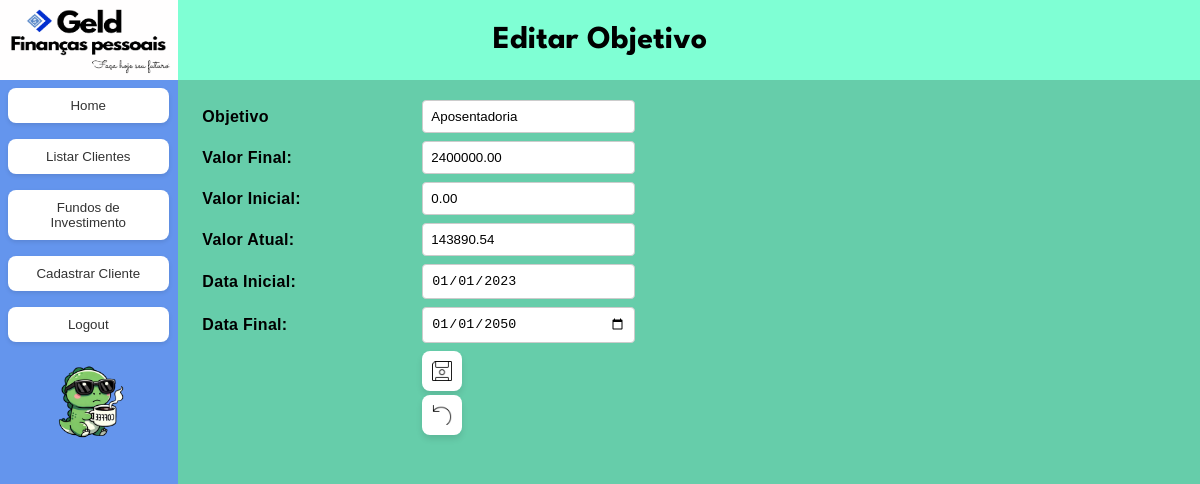
The page /objetivo/4/edit (signed in) on the database its author committed.
### app/models/geld_models.py (models this page shows, shortened)
class Objetivo(Base):
    __tablename__ = 'objetivos'
    id = Column(Integer, primary_key = True)
    cliente_id = Column(Integer, ForeignKey('clientes.id'), nullable = False)
    nome_objetivo = Column(String, nullable =False)
    valor_final = Column(Numeric(15,2), nullable = False)
    valor_real = Column(Numeric(15,2), nullable = False)
    valor_inicial = Column(Numeric(15,2), nullable = False)
    data_inicial = Column(DateTime, nullable = False)
    data_final = Column(DateTime, nullable = False)
    cliente = relationship("Cliente", back_populates = "objetivos")

### app/routes/objetivo.py (the view, shortened to what this page needs)
@objetivo_bp.route('/objetivo/<int:objetivo_id>/edit', methods=['GET', 'POST'])
@login_required
def edit_objetivo(objetivo_id):
    try:
        db = create_session()
        global_service = GlobalServices(db)
        if request.method == 'GET':
            objetivo = global_service.get_by_id(Objetivo, objetivo_id)
            print(f"Objetivo encontrado: {objetivo.id}")
            if not objetivo:
                flash('Objetivo não encontrado.')
                return redirect(url_for('objetivo.listar_objetivos'))
            cliente = global_service.get_by_id(Cliente, objetivo.cliente_id)
            print(f"Cliente encontrado: {cliente.nome}")
            return render_template('objetivo/edit_objetivo.html', objetivo=objetivo,  cliente=cliente)
    finally:
        db.close()

### app/models/geld_models.py (called while the page is built)
def create_session():
    engine = create_engine(DATABASE_URL)
    Session = sessionmaker(bind = engine)
    return Session()

### app/services/global_services.py (called while the page is built)
def login_required(f):
    @wraps(f)
    def decorated_function(*args, **kwargs):
        if 'logged_in' not in session:
            return redirect(url_for('auth.login'))
        return f(*args, **kwargs)
    return decorated_function

    def get_by_id(self, model_class: Type[class_set], instance_id: int)-> Optional[class_set]:
        try:
            return self.db.query(model_class).filter(model_class.id == instance_id).first()
        except Exception as e:
            raise e

### app/templates/objetivo/edit_objetivo.html (shortened to what this page needs)
{% extends "base.html" %}
{% block header %}Editar Objetivo{% endblock %}
{% block content %}
<div class="center">
    <form method="POST" action="{{ url_for('objetivo.edit_objetivo', objetivo_id=objetivo.id) }}">
        <div class="label">
            <label for="nome_objetivo">Objetivo</label>
            <input type="text" id="nome_objetivo" name="nome_objetivo" value="{{ objetivo.nome_objetivo }}" required>
        </div>
        <div class="label">
            <label for="valor_final">Valor Final:</label>
            <input type="number" step="0.01" id="valor_final" name="valor_final" value="{{ objetivo.valor_final }}" required>
        </div>
        <div class="label">
            <label for="valor_inicial">Valor Inicial:</label>
            <input type="number" step="0.01" id="valor_inicial" name="valor_inicial" value="{{ objetivo.valor_inicial }}" readonly>
        </div>
        <div class="label">
            <label for="valor_real">Valor Atual:</label>
            <input type="number" step="0.01" id="valor_real" name="valor_real" value="{{ objetivo.valor_real }}" required>
        </div>
        <div class="label">
            <label for="data_inicial">Data Inicial: </label>
            <input type="date" id="data_inicial" name="data_inicial" value="{{ objetivo.data_inicial.strftime('%Y-%m-%d') }}" readonly>
        </div>
        <div class="label">
            <label for="data_final">Data Final: </label>
            <input type="date" id="data_final" name="data_final" value="{{ objetivo.data_final.strftime('%Y-%m-%d') }}" required>
        </div>
        <div class="label" style="margin-top: 20px;">
            <label></label>
            <div>
                <button type="submit" class="smlBtn"><img src="{{ url_for('static', filename='icons/save.png') }}" class="sml-btn-icon"></button>
                <button type="button" class="smlBtn" onclick="window.location.href=`{{ url_for('objetivo.listar_objetivos', cliente_id=cliente.id) }}`">
                <img src="{{ url_for('static', filename='icons/back.png') }}" class="sml-btn-icon"></button>
            </div>
    </form>
</div>
{% endblock %}

### app/static/styles.css (style rules this page uses)
.center { background-color: mediumaquamarine; position: fixed; padding-left: 2%; padding-top: 1%; top: 10%; left: calc(10vh * (903 / 405)); width: calc(100% - (10vh * (903 / 405))); height: 90%; overflow-y: scroll; font-family: 'Poppins', sans-serif; letter-spacing: 0.3px; box-sizing: border-box; }
form { display: table; border-collapse: separate; border-spacing: 0 .5rem; }
.label { display: table-row; }
.label label { display: table-cell; width: 200px; padding-right: 20px; vertical-align: middle; font-weight: bold; }
.label input, .label select { display: table-cell; width: 100%; padding: 8px; border: 1px solid #ccc; border-radius: 4px; }
.smlBtn { background-color: #ffffff; border: none; border-radius: 8px; padding: 5px 10px; width: 40px; color: #333; font-weight: 600; font-size: 16px; transition: all 0.3s ease; box-shadow: 0 4px 6px rgba(0,0,0,0.1); text-align: right; position: relative; margin-bottom: 2%; display:flow-root; height: 40px; }
.sml-btn-icon { position:absolute; transform: translateY(-50%); width: 30px; height: 30px; object-fit: contain; }
img { max-width: 50%; height: auto; display: block; margin-left: auto; margin-right: auto; }

### rows shown on the page
Objetivo: nome_objetivo "Aposentadoria", valor_final "2400000.00", valor_inicial "0.00", valor_real "143890.54", data_inicial "01/01/2023", data_final "01/01/2050"
